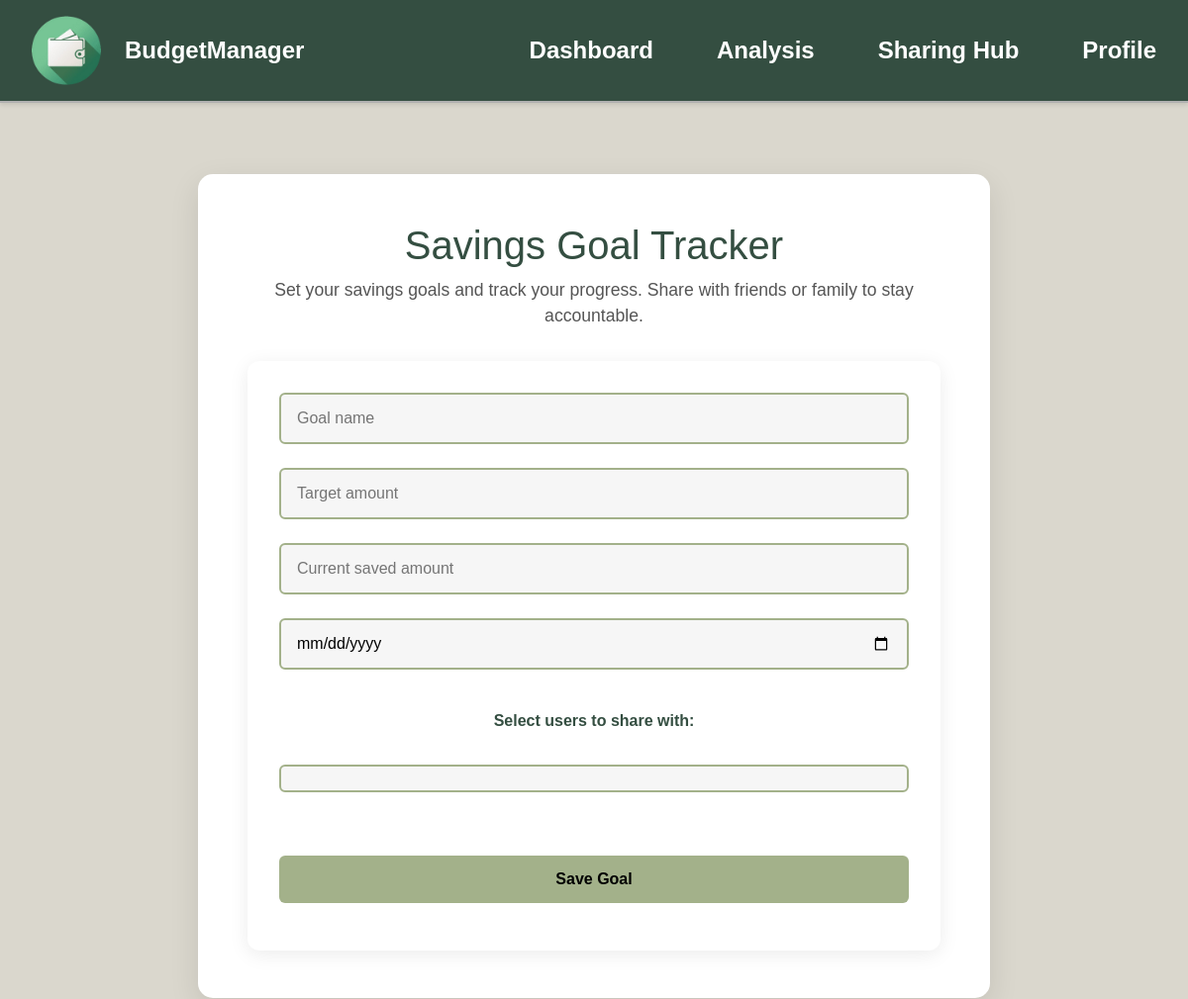
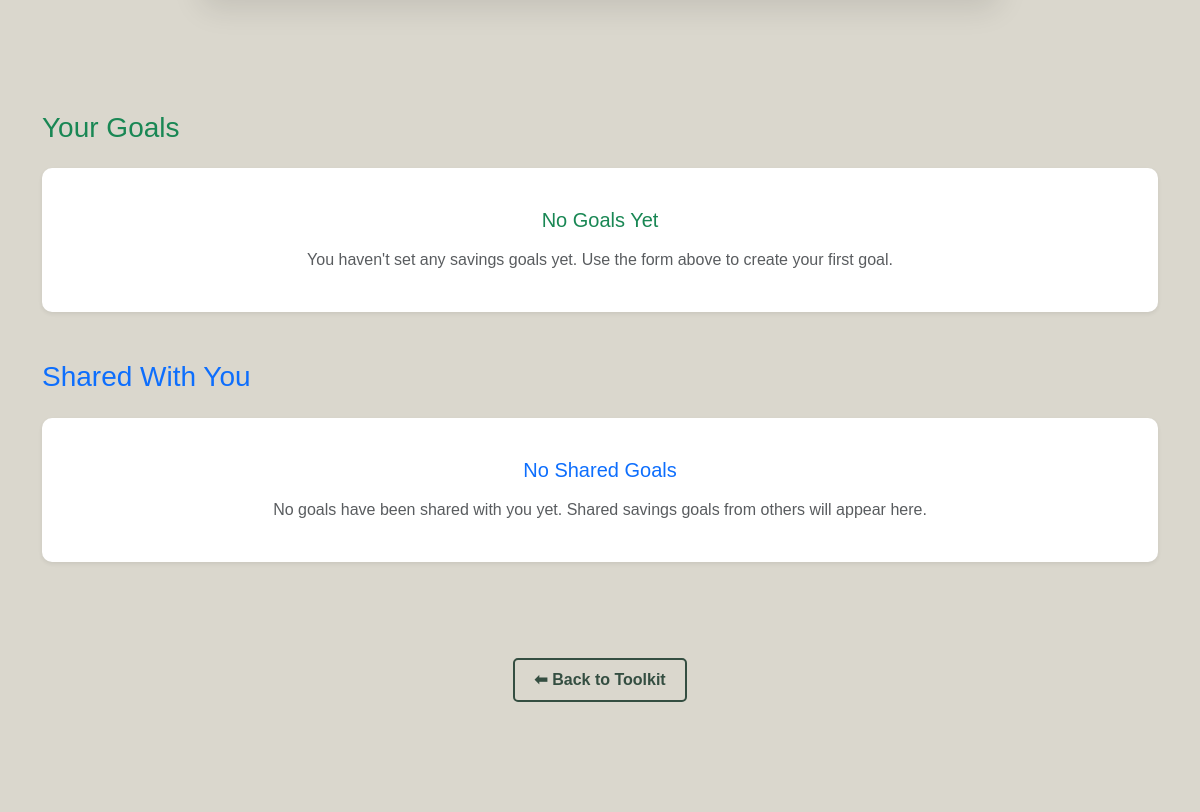
The page /savings-goal-tracker (signed in, upper part) on the database as committed earlier (2 pictures, top to bottom).
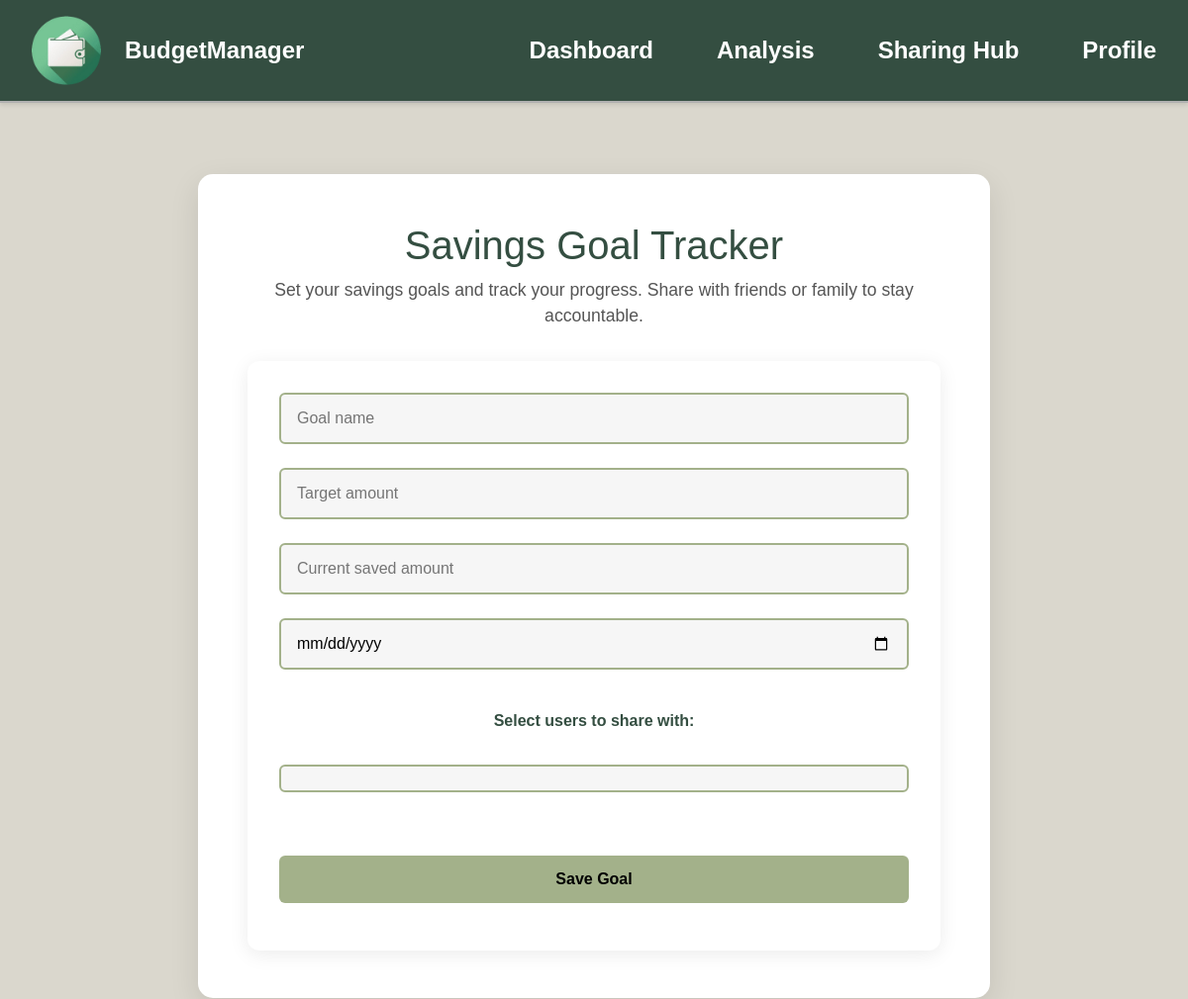
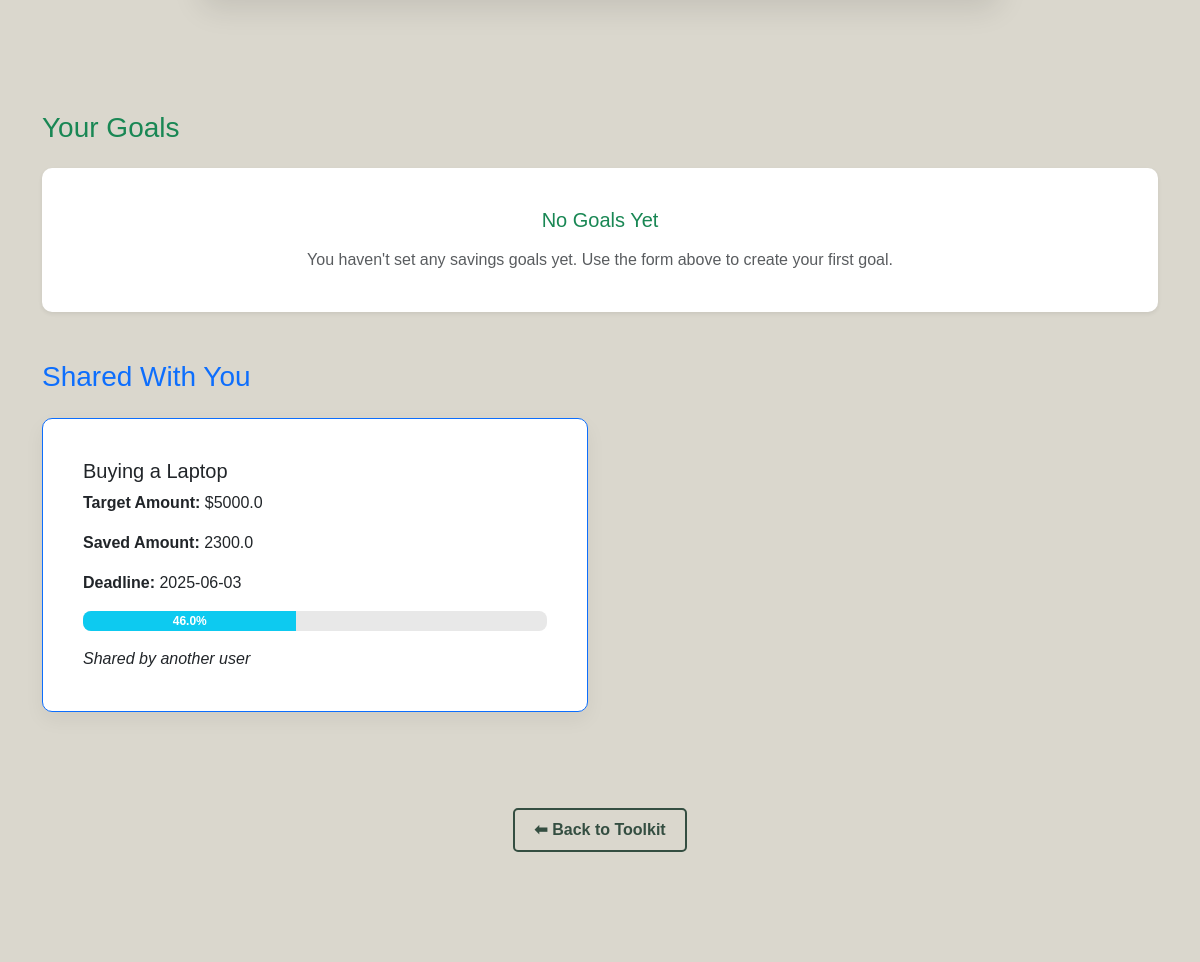
The same page on the database as committed later (2 pictures, top to bottom).
### models/savings_goal.py (models this page shows)
class SavingsGoal(db.Model):
    __tablename__ = 'savings_goals'
    id = db.Column(db.Integer, primary_key=True)
    user_id = db.Column(db.Integer, db.ForeignKey('users.id'), nullable=False)
    goal_name = db.Column(db.String(100), nullable=False)
    target_amount = db.Column(db.Float, nullable=False)
    saved_amount = db.Column(db.Float, default=0.0)
    deadline = db.Column(db.Date, nullable=False)
    created_at = db.Column(db.DateTime, default=datetime.utcnow)
    shares = db.relationship('SavingsGoalShare', backref='savings_goal', lazy=True)
    owner = db.relationship('User', backref='goals')

### app.py (the view, shortened to what this page needs)
@app.route('/savings-goal-tracker', methods=['GET', 'POST'])
@login_required_custom
def savings_goal_tracker():
    user_id = session.get('user_id')
    own_goals = SavingsGoal.query.filter_by(user_id=user_id).all()
    shared_goal_ids = [s.goal_id for s in SavingsGoalShare.query.filter_by(shared_with_user_id=user_id).all()]
    shared_goals = SavingsGoal.query.filter(SavingsGoal.id.in_(shared_goal_ids)).all()
    all_users = User.query.filter(User.id != user_id).all()
    return render_template('savings_goal_tracker.html', own_goals=own_goals, shared_goals=shared_goals, users=all_users)

### app.py (called while the page is built)
def login_required_custom(f):
    @wraps(f)
    def decorated_function(*args, **kwargs):
        if 'user_id' not in session:
            flash('please login first', 'warning')
            return redirect(url_for('login'))
        return f(*args, **kwargs)
    return decorated_function

### templates/savings_goal_tracker.html (shortened to what this page needs)
{% extends "layout_user.html" %}
{% block styles %}
<link href="https://cdn.jsdelivr.net/npm/bootstrap@5.3.5/dist/css/bootstrap.min.css" rel="stylesheet">
<link rel="stylesheet" href="{{ url_for('static', filename='css/style.css') }}">
<link rel="stylesheet" href="{{ url_for('static', filename='css/analysis_tools.css') }}">
<link rel="stylesheet" href="{{ url_for('static', filename='css/analysis.css') }}">
{% endblock %}
{% block content %}
<div class="main-content-with-navbar">
    <section class="expense-tracker-section">
        <div class="goal-tracker-box">
            <h2>Savings Goal Tracker</h2>
            <p>Set your savings goals and track your progress. Share with friends or family to stay accountable.</p>
            <form method="POST" class="goal-form">
                <input type="text" name="goal_name" placeholder="Goal name" required>
                <input type="number" step="0.01" name="target_amount" placeholder="Target amount" required>
                <input type="number" step="0.01" name="saved_amount" placeholder="Current saved amount" required>
                <input type="date" name="deadline" required>
                <label class="fw-bold mb-2 mt-3">Select users to share with:</label>
                <div class="custom-multiselect" id="user-multiselect">
                    <div class="selected-tags" id="selected-tags"></div>
                </div>
                <button type="submit" class="btn btn-secondary mt-3">Save Goal</button>
            </form>
        </div>
    </section>
    <div class="container my-5">
        <h3 class="mb-4 text-success">Your Goals</h3>
        <div class="row row-cols-1 row-cols-md-2 g-4">
            {% if own_goals|length == 0 %}
            <div class="col-12 w-100">
                <div class="card goal-card text-center bg-white shadow-sm p-4 border-0">
                    <div class="card-body text-muted">
                        <h5 class="card-title text-success mb-3">No Goals Yet</h5>
                        <p class="card-text">You haven't set any savings goals yet. Use the form above to create your first goal.</p>
                    </div>
                </div>
            </div>
            {% endif %}
        </div>
        <h3 class="mt-5 mb-4 text-primary">Shared With You</h3>
        <div class="row row-cols-1 row-cols-md-2 g-4">
          {% for goal in shared_goals %}
          <div class="col">
            <div class="card goal-card h-100 border-primary" id="savings-shared-goal">
              <div class="card-body">
                <h5 class="card-title">{{ goal.goal_name }}</h5>
                <p class="card-text"><strong>Target Amount:</strong> ${{ goal.target_amount }}</p>
                <p class="card-text"><strong>Saved Amount:</strong> {{ goal.saved_amount }}</p>
                <p class="card-text"><strong>Deadline:</strong> {{ goal.deadline }}</p>
                <div class="progress mb-3">
                    {% set progress = (goal.saved_amount / goal.target_amount * 100) | round(0) %}
                    <div class="progress-bar bg-info" style="width: {{ progress }}%;">
                      {{ progress }}%
                    </div>
                </div>
                <p class="card-text"><em>Shared by another user</em></p>
              </div>
            </div>
          </div>
          {% endfor %}
          {% if shared_goals|length == 0 %}
          <div class="col-12 w-100">
            <div class="card goal-card text-center bg-white shadow-sm p-4 border-0">
                <div class="card-body text-muted">
                    <h5 class="card-title text-primary mb-3">No Shared Goals</h5>
                    <p class="card-text">No goals have been shared with you yet. Shared savings goals from others will appear here.</p>
                </div>
            </div>
          </div>
          {% endif %}
        </div>
    </div>
    <div style="display: flex; justify-content: center;" class="my-4">
      <a href="{{ url_for('analysis') }}" class="tool-button">⬅ Back to Toolkit</a>
    </div>
</div>
{% endblock %}

### templates/layout_user.html (shortened to what this page needs)
<!DOCTYPE html>
<html>
    <head>
        {% block styles %}{% endblock %}
    </head>
    <body data-scroll-target-id="{{ scroll_target_id | default('') }}" {% block body_tag_attrs %}{% endblock %}>
        <nav class="navbar">
            <div class="brand-section">
                <a href="{{ url_for('dashboard') }}" class="brand-link">
                    <img src="{{ url_for('static', filename='media/images/logo.png') }}" alt="budgetmanager" class="logo">
                    <span class="brand-name">BudgetManager</span>
                </a>
            </div>
            <ul>
                <li><a href="{{ url_for('dashboard') }}" class="{{ 'active' if request.endpoint == 'dashboard' }}">Dashboard</a></li>
                <li><a href="{{ url_for('analysis') }}" class="{{ 'active' if request.endpoint == 'analysis' }}">Analysis</a></li>
                <li><a href="{{ url_for('share') }}" class="{{ 'active' if request.endpoint == 'share' }}">Sharing Hub</a></li>
                <li><a href="{{ url_for('profile') }}" class="{{ 'active' if request.endpoint == 'profile' }}">Profile</a></li>
            </ul>
        </nav>
        <main class="main-content">
            {% block content %}
            {% endblock %}
        </main>
    </body>
</html>

### static/css/style.css (style rules this page uses)
body, h1, ul, li, a { margin: 0; padding: 0; list-style: none; text-decoration: none; color: inherit; }
body { font-family: 'Arial', sans-serif; background-color: #DAD7CD; color: #000; display: flex; flex-direction: column; }
body, html { scroll-behavior: smooth; height: 100%; }
main.main-content { flex: 1; }
.navbar { display: flex; justify-content: space-between; position: fixed; width: 100%; align-items: center; background-color: #344E41; padding: 1rem 2rem; box-shadow: 0 2px 4px rgba(0, 0, 0, 0.1); border-bottom: 2px solid #b1b1b1; z-index: 1000; }
.navbar .logo { height: 70px; width: auto; }
.navbar ul { display: flex; gap: 4rem; }
.navbar a { font-size: 1.5rem; color: #fff; font-weight: bold; transition: color 0.3s; }
.brand-section { display: flex; align-items: center; }
.brand-link { display: flex; align-items: center; text-decoration: none; gap: 1rem; }
.brand-name { font-size: 1.5rem; font-weight: bold; color: #ffffff; margin-left: 0.5rem; }

### static/css/analysis_tools.css (style rules this page uses)
.expense-tracker-section { background-color: #DAD7CD; padding: 4rem 1rem; display: flex; justify-content: center; }
.btn-primary, .btn-secondary { display: inline-block; padding: 0.75rem 1.5rem; margin: 1rem 0; font-size: 1rem; font-weight: bold; border-radius: 6px; text-decoration: none; transition: all 0.3s ease; }
.btn-secondary { background-color: #A3B18A; color: #000; border: none; }
.progress { margin-top: 8px; height: 20px; }
.progress-bar { background-color: #76c7c0; color: #fff; }
.goal-tracker-box { background: #ffffff; padding: 3rem; border-radius: 15px; box-shadow: 0 10px 30px rgba(0, 0, 0, 0.1); max-width: 800px; width: 100%; margin: 0 auto; text-align: center; color: #333; }
.goal-tracker-box h2 { font-size: 2.5rem; color: #344E41; margin-bottom: 0.5rem; }
.goal-tracker-box p { font-size: 1.1rem; margin-bottom: 2rem; color: #555; }
.goal-form { margin-top: 2rem; padding: 2rem; background-color: #ffffff; border-radius: 12px; box-shadow: 0 4px 20px rgba(0, 0, 0, 0.08); max-width: 700px; margin-left: auto; margin-right: auto; display: flex; flex-direction: column; gap: 1.5rem; }
.goal-form input[type="text"], .goal-form input[type="number"], .goal-form input[type="date"], .goal-form select { padding: 0.75rem 1rem; border: 2px solid #A3B18A; border-radius: 6px; font-size: 1rem; width: 100%; background-color: #f6f6f6; transition: border-color 0.3s ease; }
.goal-form label { font-weight: 600; color: #344E41; }
.goal-form .btn-secondary { background-color: #A3B18A; color: #000; font-weight: bold; padding: 0.75rem 1.5rem; border: none; border-radius: 6px; transition: background-color 0.3s ease, color 0.3s ease; }
.goal-card { background-color: #fff; border-radius: 10px; box-shadow: 0 8px 20px rgba(0, 0, 0, 0.05); padding: 1.5rem; transition: transform 0.3s ease; }
.progress { height: 20px; border-radius: 8px; background-color: #e8e8e8; }
.progress-bar { font-weight: bold; }
.custom-multiselect { border: 2px solid #A3B18A; border-radius: 6px; padding: 0.5rem; background-color: #f6f6f6; position: relative; cursor: pointer; }
.selected-tags { display: flex; flex-wrap: wrap; gap: 0.5rem; padding-bottom: 0.5rem; }

### static/css/analysis.css (style rules this page uses)
.main-content-with-navbar { margin-top: 7rem; margin-bottom: 7rem; }
.tool-button { display: inline-block; margin-top: 3rem; padding: 0.5rem 1.2rem; border: 2px solid #344E41; background-color: transparent; color: #344E41; font-weight: bold; text-decoration: none; border-radius: 5px; transition: all 0.3s ease; }

Rows that differ between the two databases and show on the page:
added SavingsGoal: goal_name "Buying a Laptop", target_amount "5000.0", saved_amount "2300.0", deadline "2025-06-03", progress "46.0"
Other text that changed with them:
text no longer shown: "No Shared Goals No goals have been shared with you yet. Shared savings goals from others will appear here."
